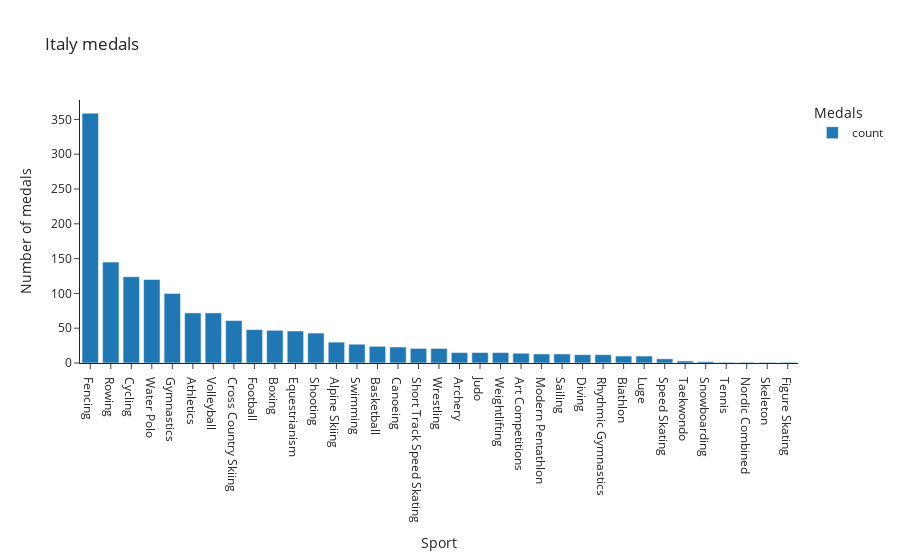

This figure's notebook cell:
### Markdown cell above
### Conclusion

Italy has won the most medals in Fencing, Rowing, Cycling, and Water Polo.

### Code cell
px.bar(
    italy_medals_count,
    title="Italy medals",
    labels={"value": "Number of medals", 
            "variable": "Medals", 
            "count": "Number of medals"},
    template="simple_white"
    )

### Figure 1 — Plotly figure (JSON) as saved in the notebook; plotly's stock layout.template omitted (floating-point values rounded to 4 significant figures)
{"data": [{"alignmentgroup": "True", "hovertemplate": "Medals=count<br>Sport=%{x}<br>Number of medals=%{y}<extra></extra>", "legendgroup": "count", "marker": {"color": "#1F77B4", "pattern": {"shape": ""}}, "name": "count", "offsetgroup": "count", "orientation": "v", "showlegend": true, "textposition": "auto", "type": "bar", "x": ["Fencing", "Rowing", "Cycling", "Water Polo", "Gymnastics", "Athletics", "Volleyball", "Cross Country Skiing", "Football", "Boxing", "Equestrianism", "Shooting", "Alpine Skiing", "Swimming", "Basketball", "Canoeing", "Short Track Speed Skating", "Wrestling", "Archery", "Judo", "Weightlifting", "Art Competitions", "Modern Pentathlon", "Sailing", "Diving", "Rhythmic Gymnastics", "Biathlon", "Luge", "Speed Skating", "Taekwondo", "Snowboarding", "Tennis", "Nordic Combined", "Skeleton", "Figure Skating"], "xaxis": "x", "y": [359, 145, 124, 120, 100, 72, 72, 61, 48, 47, 46, 43, 30, 27, 24, 23, 21, 21, 15, 15, 15, 14, 13, 13, 12, 12, 10, 10, 6, 3, 2, 1, 1, 1, 1], "yaxis": "y"}], "layout": {"barmode": "relative", "legend": {"title": {"text": "Medals"}, "tracegroupgap": 0}, "title": {"text": "Italy medals"}, "xaxis": {"anchor": "y", "domain": [0, 1], "title": {"text": "Sport"}}, "yaxis": {"anchor": "x", "domain": [0, 1], "title": {"text": "Number of medals"}}}}
